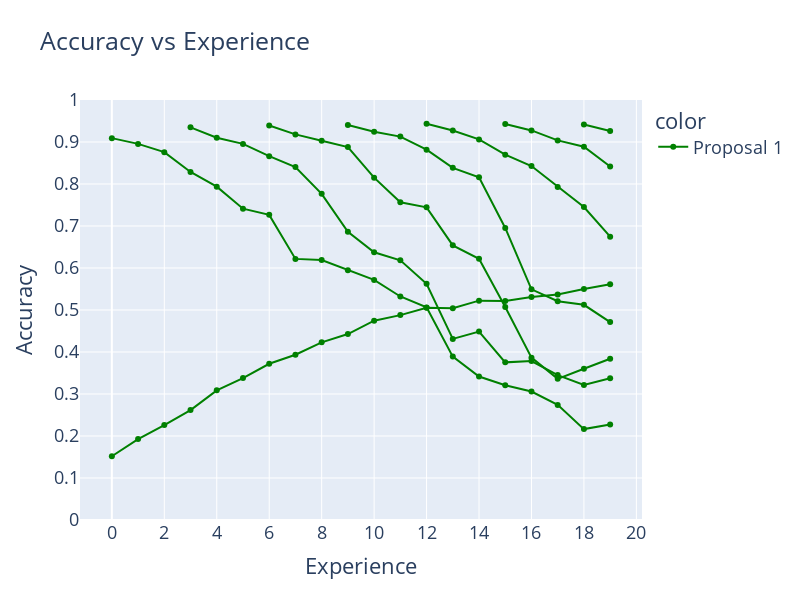

Notebook source saved alongside this figure:
### Code cell
proposal_1_20 = {}

# replace with nan noisy metrics
for i in range(0,20,3):
    proposal_1_20[f"Task{i}"] = [np.nan] * i
    proposal_1_20[f"Task{i}"] += proposal_1_20_classes["accuracies"][f"Task{i}"][i:]

proposal_1_20["Overall"] = proposal_1_20_classes["accuracies"]["Overall"]

# plotly plot
fig = px.line(
    pd.DataFrame(proposal_1_20),
    title="Accuracy vs Experience",
    labels=dict(index="Experience", value="Accuracy"),
    width=800,
    height=600,
    range_y=[0, 1],
    markers=True,
    color=px.Constant("Proposal 1"),
    color_discrete_map={"Proposal 1": "green"},
)
fig.update_layout(
    xaxis=dict(tickmode="linear", tick0=0, dtick=2),
    yaxis=dict(tickmode="linear", tick0=0, dtick=0.1),
    font=dict(size=18),
)
fig.show()

### Figure 1 — Plotly figure (JSON) as saved in the notebook; plotly's stock layout.template omitted (floating-point values rounded to 4 significant figures)
{"data": [{"hovertemplate": "color=Proposal 1<br>variable=Task0<br>Experience=%{x}<br>Accuracy=%{y}<extra></extra>", "legendgroup": "Proposal 1", "line": {"color": "green", "dash": "solid"}, "marker": {"symbol": "circle"}, "mode": "markers+lines", "name": "Proposal 1", "orientation": "v", "showlegend": true, "type": "scatter", "x": [0, 1, 2, 3, 4, 5, 6, 7, 8, 9, 10, 11, 12, 13, 14, 15, 16, 17, 18, 19], "xaxis": "x", "y": [0.9092, 0.8955, 0.8758, 0.8286, 0.7937, 0.7413, 0.7265, 0.6217, 0.6188, 0.5944, 0.5716, 0.5322, 0.5062, 0.389, 0.3416, 0.3208, 0.3059, 0.2741, 0.2164, 0.2273], "yaxis": "y"}, {"hovertemplate": "color=Proposal 1<br>variable=Task3<br>Experience=%{x}<br>Accuracy=%{y}<extra></extra>", "legendgroup": "Proposal 1", "line": {"color": "green", "dash": "solid"}, "marker": {"symbol": "circle"}, "mode": "markers+lines", "name": "Proposal 1", "orientation": "v", "showlegend": false, "type": "scatter", "x": [0, 1, 2, 3, 4, 5, 6, 7, 8, 9, 10, 11, 12, 13, 14, 15, 16, 17, 18, 19], "xaxis": "x", "y": [null, null, null, 0.9349, 0.9103, 0.8955, 0.8662, 0.8405, 0.7766, 0.6861, 0.6373, 0.6184, 0.5625, 0.4312, 0.4486, 0.3753, 0.3785, 0.345, 0.3216, 0.3377], "yaxis": "y"}, {"hovertemplate": "color=Proposal 1<br>variable=Task6<br>Experience=%{x}<br>Accuracy=%{y}<extra></extra>", "legendgroup": "Proposal 1", "line": {"color": "green", "dash": "solid"}, "marker": {"symbol": "circle"}, "mode": "markers+lines", "name": "Proposal 1", "orientation": "v", "showlegend": false, "type": "scatter", "x": [0, 1, 2, 3, 4, 5, 6, 7, 8, 9, 10, 11, 12, 13, 14, 15, 16, 17, 18, 19], "xaxis": "x", "y": [null, null, null, null, null, null, 0.9392, 0.9181, 0.9028, 0.8879, 0.8151, 0.7565, 0.7445, 0.6539, 0.622, 0.5072, 0.3866, 0.3361, 0.3601, 0.3838], "yaxis": "y"}, {"hovertemplate": "color=Proposal 1<br>variable=Task9<br>Experience=%{x}<br>Accuracy=%{y}<extra></extra>", "legendgroup": "Proposal 1", "line": {"color": "green", "dash": "solid"}, "marker": {"symbol": "circle"}, "mode": "markers+lines", "name": "Proposal 1", "orientation": "v", "showlegend": false, "type": "scatter", "x": [0, 1, 2, 3, 4, 5, 6, 7, 8, 9, 10, 11, 12, 13, 14, 15, 16, 17, 18, 19], "xaxis": "x", "y": [null, null, null, null, null, null, null, null, null, 0.9404, 0.9246, 0.9128, 0.8817, 0.8385, 0.8158, 0.6953, 0.5492, 0.521, 0.5124, 0.4713], "yaxis": "y"}, {"hovertemplate": "color=Proposal 1<br>variable=Task12<br>Experience=%{x}<br>Accuracy=%{y}<extra></extra>", "legendgroup": "Proposal 1", "line": {"color": "green", "dash": "solid"}, "marker": {"symbol": "circle"}, "mode": "markers+lines", "name": "Proposal 1", "orientation": "v", "showlegend": false, "type": "scatter", "x": [0, 1, 2, 3, 4, 5, 6, 7, 8, 9, 10, 11, 12, 13, 14, 15, 16, 17, 18, 19], "xaxis": "x", "y": [null, null, null, null, null, null, null, null, null, null, null, null, 0.9435, 0.9273, 0.9062, 0.8699, 0.8427, 0.793, 0.7453, 0.6746], "yaxis": "y"}, {"hovertemplate": "color=Proposal 1<br>variable=Task15<br>Experience=%{x}<br>Accuracy=%{y}<extra></extra>", "legendgroup": "Proposal 1", "line": {"color": "green", "dash": "solid"}, "marker": {"symbol": "circle"}, "mode": "markers+lines", "name": "Proposal 1", "orientation": "v", "showlegend": false, "type": "scatter", "x": [0, 1, 2, 3, 4, 5, 6, 7, 8, 9, 10, 11, 12, 13, 14, 15, 16, 17, 18, 19], "xaxis": "x", "y": [null, null, null, null, null, null, null, null, null, null, null, null, null, null, null, 0.943, 0.9276, 0.9038, 0.8889, 0.8416], "yaxis": "y"}, {"hovertemplate": "color=Proposal 1<br>variable=Task18<br>Experience=%{x}<br>Accuracy=%{y}<extra></extra>", "legendgroup": "Proposal 1", "line": {"color": "green", "dash": "solid"}, "marker": {"symbol": "circle"}, "mode": "markers+lines", "name": "Proposal 1", "orientation": "v", "showlegend": false, "type": "scatter", "x": [0, 1, 2, 3, 4, 5, 6, 7, 8, 9, 10, 11, 12, 13, 14, 15, 16, 17, 18, 19], "xaxis": "x", "y": [null, null, null, null, null, null, null, null, null, null, null, null, null, null, null, null, null, null, 0.9418, 0.9263], "yaxis": "y"}, {"hovertemplate": "color=Proposal 1<br>variable=Overall<br>Experience=%{x}<br>Accuracy=%{y}<extra></extra>", "legendgroup": "Proposal 1", "line": {"color": "green", "dash": "solid"}, "marker": {"symbol": "circle"}, "mode": "markers+lines", "name": "Proposal 1", "orientation": "v", "showlegend": false, "type": "scatter", "x": [0, 1, 2, 3, 4, 5, 6, 7, 8, 9, 10, 11, 12, 13, 14, 15, 16, 17, 18, 19], "xaxis": "x", "y": [0.1518, 0.1926, 0.2262, 0.2617, 0.3087, 0.3379, 0.3719, 0.3936, 0.423, 0.4428, 0.4746, 0.4878, 0.5051, 0.5041, 0.5223, 0.5217, 0.5311, 0.537, 0.5502, 0.5615], "yaxis": "y"}], "layout": {"font": {"size": 18}, "height": 600, "legend": {"title": {"text": "color"}, "tracegroupgap": 0}, "title": {"text": "Accuracy vs Experience"}, "width": 800, "xaxis": {"anchor": "y", "domain": [0, 1], "dtick": 2, "tick0": 0, "tickmode": "linear", "title": {"text": "Experience"}}, "yaxis": {"anchor": "x", "domain": [0, 1], "dtick": 0.1, "range": [0, 1], "tick0": 0, "tickmode": "linear", "title": {"text": "Accuracy"}}}}
